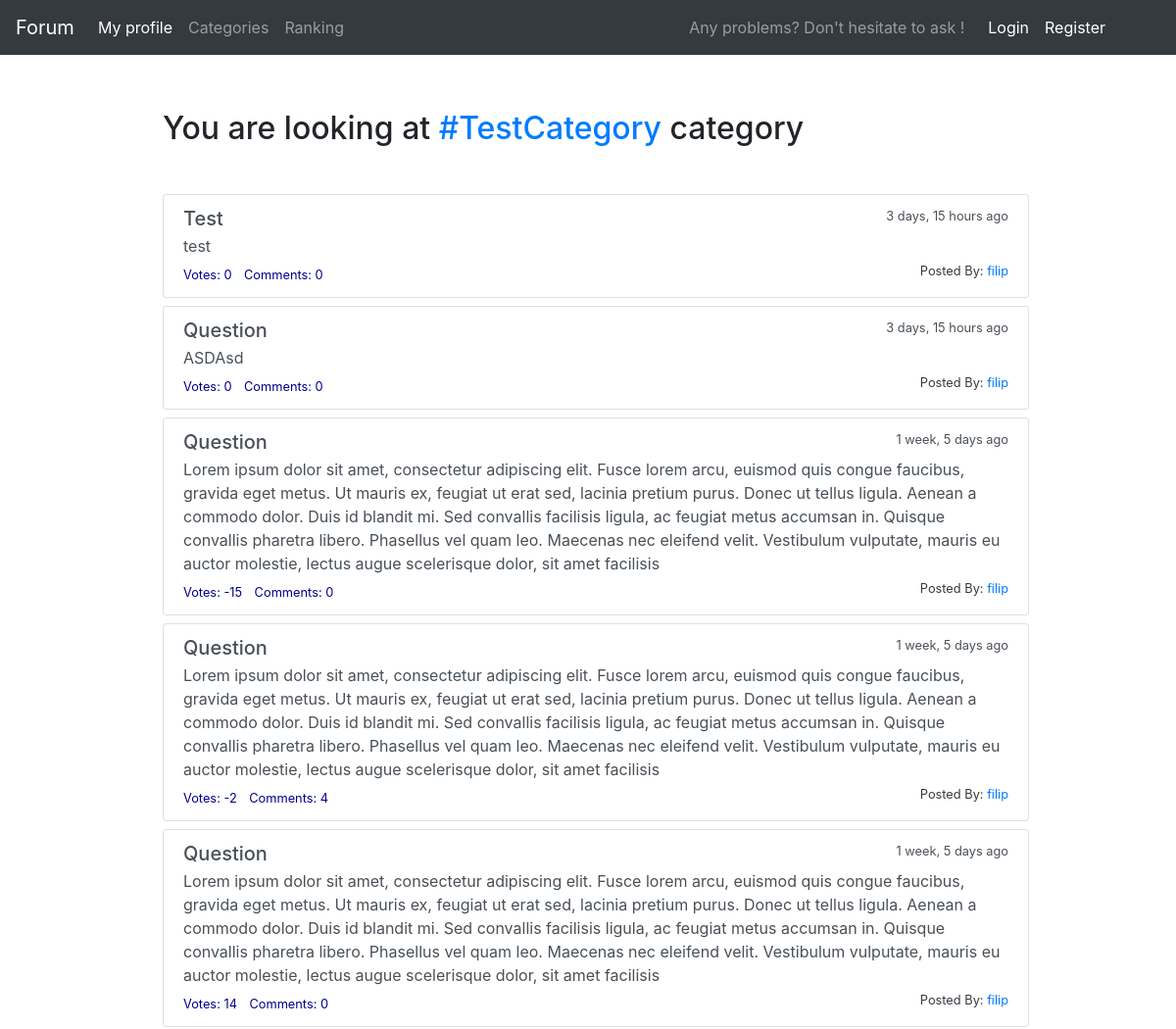
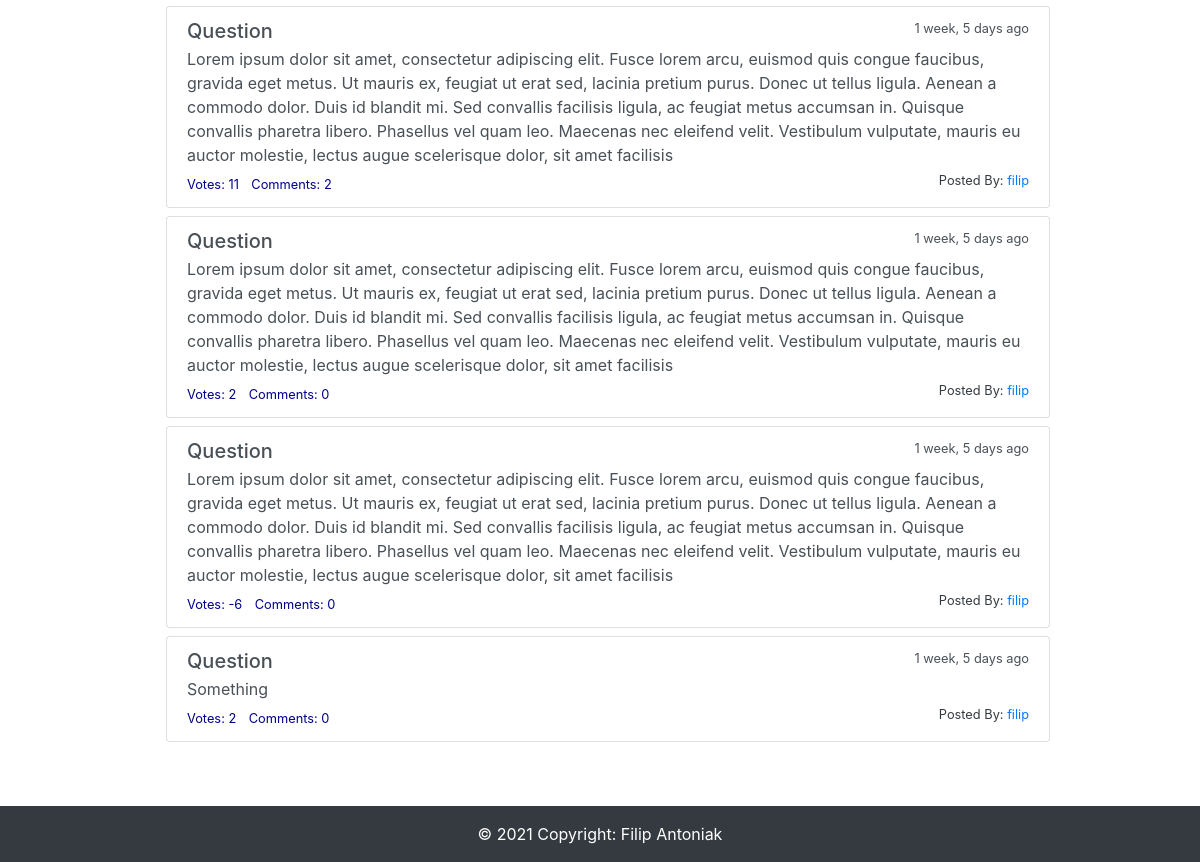
The app's page /category/TestCategory/ with its own data (2 pictures, top to bottom).
### main/models.py (models this page shows, shortened)
class Category(models.Model):
    name = models.CharField(max_length=30)
    questions = models.ManyToManyField(Question)
    def __str__(self):
        return self.name

class Question(models.Model):
    question_text = models.CharField(max_length=100)
    question_subtext = models.TextField(max_length=500)
    pub_date = models.DateTimeField('date published')
    user = models.ForeignKey(User, on_delete=models.CASCADE, default=User.objects.get(pk=1).pk)
    votes = models.IntegerField(default=0)
    def get_date(self):
        return humanize.naturaltime(self.pub_date)

### main/views.py (the view)
# urls.py: path('category/<str:category>/', views.CategoryIndexView.as_view(), name='category'),
class CategoryIndexView(generic.ListView):
    template_name = 'main/category_index.html'
    context_object_name = 'category_index'
    paginate_by = 8
    def get_queryset(self):
        cat = Category.objects.get(name=self.kwargs['category'])
        return (Question.objects.filter(
            category=cat
        ).order_by('-pub_date'), cat)

### main/templates/main/category_index.html (shortened to what this page needs)
{% extends 'main/base.html' %}
{% block content %}
<h2 class="ml-3 mb-5">You are looking at <a href="{% url 'main:category' category_index.1 %}">#{{ category_index.1 }}</a> category</h2>
{% if category_index.0 %}
    {% for question in category_index.0 %}
        <div id="question" class="list-group ml-3 mb-2">
            <span class="list-group-item-action flex-column align-items-start">
            <a class="list-group-item list-group-item-action" href="{% url 'main:detail' question.id %}">
            <div class="d-flex w-100 justify-content-between">
              <h5  class="mb-1">{{ question.question_text }}</h5>
              <small>{{ question.get_date }}</small>
            </div>
            <p class="mb-1">{{ question.question_subtext }}</p>
            <small class="votes">Votes:  {{ question.votes }}</small>
            <small class="p-1"></small>
            <small class="votes">Comments:  {{ question.comment_set.all.count }}</small>
            <object>
                <a href="/profile/{{ question.user.username }}">
                    <small class="text-dark float-right">Posted By: <span class="text-primary">{{ question.user.username }}</span></small>
                </a>
            </object>
            </a>
        </span>
        </div>
    {% endfor %}
{% else %}
    <p>Something went wrong</p>
{% endif %}
    {% block footer-class %} position-absolute w-100 {% endblock %}
{% endblock %}

### main/static/main/style.css (style rules this page uses)
.votes { color: darkblue; }

### records on screen
Category: name "TestCategory"
Question: question_text "Test", get_date "3 days, 15 hours ago", question_subtext "test", votes "0", comment_set.all.count "0", user.username "filip"
Question: question_text "Question", get_date "3 days, 15 hours ago", question_subtext "ASDAsd", votes "0", comment_set.all.count "0", user.username "filip"
Question: question_text "Question", get_date "1 week, 5 days ago", question_subtext "Lorem ipsum dolor sit amet, consectetur adipiscing elit. Fusce lorem arcu, euismod quis congue faucibus, gravida eget metus. Ut mauris ex, feugiat ut erat sed, lacinia pretium purus. Donec ut tellus ligula. Aenean a commodo dolor. Duis id blandit mi. Sed convallis facilisis ligula, ac feugiat metus accumsan in. Quisque convallis pharetra libero. Phasellus vel quam leo. Maecenas nec eleifend velit. Vestibulum vulputate, mauris eu auctor molestie, lectus augue scelerisque dolor, sit amet facilisis", votes "-15", comment_set.all.count "0", user.username "filip"
Question: question_text "Question", get_date "1 week, 5 days ago", question_subtext "Lorem ipsum dolor sit amet, consectetur adipiscing elit. Fusce lorem arcu, euismod quis congue faucibus, gravida eget metus. Ut mauris ex, feugiat ut erat sed, lacinia pretium purus. Donec ut tellus ligula. Aenean a commodo dolor. Duis id blandit mi. Sed convallis facilisis ligula, ac feugiat metus accumsan in. Quisque convallis pharetra libero. Phasellus vel quam leo. Maecenas nec eleifend velit. Vestibulum vulputate, mauris eu auctor molestie, lectus augue scelerisque dolor, sit amet facilisis", votes "-2", comment_set.all.count "4", user.username "filip"
Question: question_text "Question", get_date "1 week, 5 days ago", question_subtext "Lorem ipsum dolor sit amet, consectetur adipiscing elit. Fusce lorem arcu, euismod quis congue faucibus, gravida eget metus. Ut mauris ex, feugiat ut erat sed, lacinia pretium purus. Donec ut tellus ligula. Aenean a commodo dolor. Duis id blandit mi. Sed convallis facilisis ligula, ac feugiat metus accumsan in. Quisque convallis pharetra libero. Phasellus vel quam leo. Maecenas nec eleifend velit. Vestibulum vulputate, mauris eu auctor molestie, lectus augue scelerisque dolor, sit amet facilisis", votes "14", comment_set.all.count "0", user.username "filip"
Question: question_text "Question", get_date "1 week, 5 days ago", question_subtext "Lorem ipsum dolor sit amet, consectetur adipiscing elit. Fusce lorem arcu, euismod quis congue faucibus, gravida eget metus. Ut mauris ex, feugiat ut erat sed, lacinia pretium purus. Donec ut tellus ligula. Aenean a commodo dolor. Duis id blandit mi. Sed convallis facilisis ligula, ac feugiat metus accumsan in. Quisque convallis pharetra libero. Phasellus vel quam leo. Maecenas nec eleifend velit. Vestibulum vulputate, mauris eu auctor molestie, lectus augue scelerisque dolor, sit amet facilisis", votes "11", comment_set.all.count "2", user.username "filip"
Question: question_text "Question", get_date "1 week, 5 days ago", question_subtext "Lorem ipsum dolor sit amet, consectetur adipiscing elit. Fusce lorem arcu, euismod quis congue faucibus, gravida eget metus. Ut mauris ex, feugiat ut erat sed, lacinia pretium purus. Donec ut tellus ligula. Aenean a commodo dolor. Duis id blandit mi. Sed convallis facilisis ligula, ac feugiat metus accumsan in. Quisque convallis pharetra libero. Phasellus vel quam leo. Maecenas nec eleifend velit. Vestibulum vulputate, mauris eu auctor molestie, lectus augue scelerisque dolor, sit amet facilisis", votes "2", comment_set.all.count "0", user.username "filip"
Question: question_text "Question", get_date "1 week, 5 days ago", question_subtext "Lorem ipsum dolor sit amet, consectetur adipiscing elit. Fusce lorem arcu, euismod quis congue faucibus, gravida eget metus. Ut mauris ex, feugiat ut erat sed, lacinia pretium purus. Donec ut tellus ligula. Aenean a commodo dolor. Duis id blandit mi. Sed convallis facilisis ligula, ac feugiat metus accumsan in. Quisque convallis pharetra libero. Phasellus vel quam leo. Maecenas nec eleifend velit. Vestibulum vulputate, mauris eu auctor molestie, lectus augue scelerisque dolor, sit amet facilisis", votes "-6", comment_set.all.count "0", user.username "filip"
Question: question_text "Question", get_date "1 week, 5 days ago", question_subtext "Something", votes "2", comment_set.all.count "0", user.username "filip"
